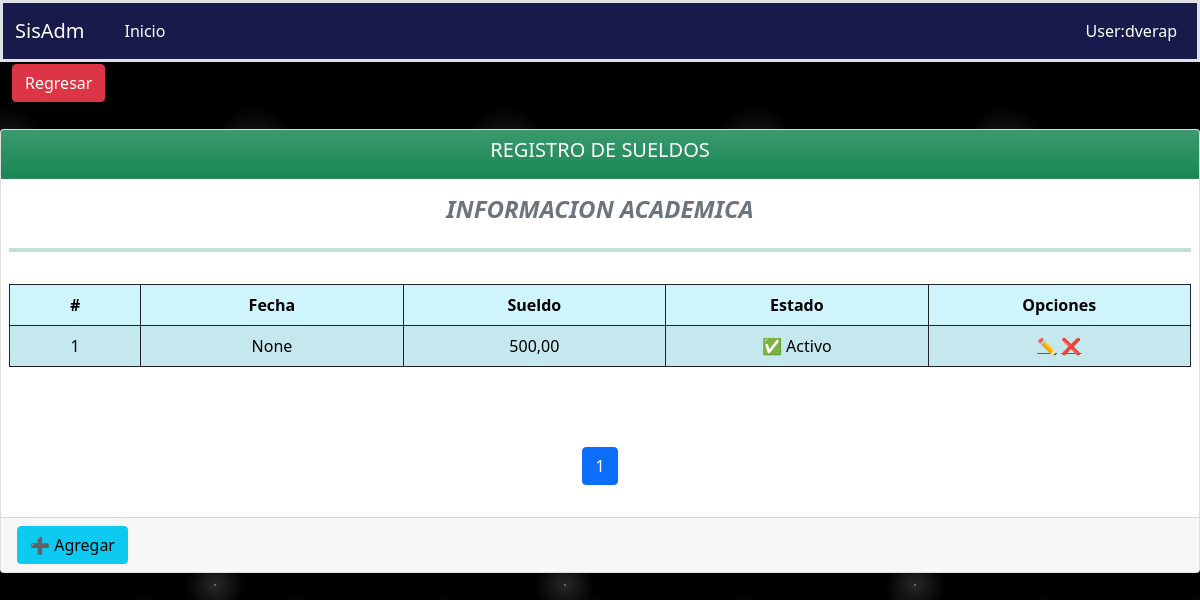
Page /fichaPersonal/registroSueldo/1/ on the committed database.
### aplicaciones/ficha_personal/models.py (models this page shows, shortened)
class Sueldo(models.Model):
    empleado = models.ForeignKey(Empleado, on_delete=models.PROTECT, blank=True, null=True)
    fecha = models.DateField(blank=True, null=True, auto_now=False)
    sueldo = models.DecimalField(default=0.00, max_digits=9, decimal_places=2, verbose_name='Sueldo')
    estado = models.BooleanField(default=True)
    class Meta:
        verbose_name = "Sueldo"
        verbose_name_plural = "Sueldos"
        ordering = ('id',)

### aplicaciones/ficha_personal/views/Sueldo/views.py (the view)
# urls.py: path('registroSueldo/<int:pk>/', RegistroSueldoListView.as_view(), name='registroSueldo'),
class RegistroSueldoListView(ListView):
    template_name = "Sueldo/registroSueldo.html"
    model = Sueldo
    context_object_name = 'sueldos'
    paginate_by = 3
    def get_queryset(self):
        return self.model.objects.filter(empleado__id=self.kwargs['pk'])
    def get_context_data(self, **kwargs):
        context = super().get_context_data(**kwargs)
        context['url_anterior'] = '/fichaPersonal/sueldo'
        context['listar_url']= '/fichaPersonal/registroSueldo'
        context['crear_url'] = '/fichaPersonal/crearSueldo/'
        context['titulo'] = 'REGISTRO DE SUELDOS'
        context['query'] = self.request.GET.get("query") or ""
        return context

### aplicaciones/ficha_personal/templates/Sueldo/registroSueldo.html
{% extends 'boton_agr_reg.html' %}
{% load static %}
{% block controls %}
    <h4 class="fw-bold fst-italic text-secondary text-center">INFORMACION ACADEMICA</h4>
    <hr class="bg-success border-4 border-top border-success">
    <table class="table table-info table-striped table-bordered border-dark text-center">
    {% block columns %}
        <thead>
        <tr>
            <th scope="col" style="width: 5%;">#</th>
            <th scope="col" style="width: 10%;">Fecha</th>
            <th scope="col" style="width: 10%;">Sueldo</th>
            <th scope="col" style="width: 10%;">Estado</th>
            <th scope="col" style="width: 10%;">Opciones</th>
        </tr>
        </thead>
    {% endblock %}
    {% block rows %}
        {% for sue in sueldos %}
            <tbody>
                <tr class="align-middle table-info table-bordered border-dark text-center">
                    <td>{{ forloop.counter}}</td>
                    <td>{{ sue.fecha }}</td>
                    <td>{{ sue.sueldo }}</td>
                    <td>{% if sue.estado %}
                            ✅ Activo
                        {% else %}
                            🚫 Anulada
                        {% endif %}
                    <td class="acciones">
                        <a href="{% url 'ficha_Personal:actualizarSueldo' sue.id %}">✏️</a>
                        <a href="{% url 'ficha_Personal:deleteSueldo' sue.id %}">❌</a>
                    </td>
                </tr>
            </tbody>
        {% endfor %}
    {% endblock %}
        </table>
{% endblock %}

### static/css/estilos.css (style rules this page uses)
body { background-color:black; background-image: radial-gradient(white, rgba(255,255,255,.2) 2px, transparent 40px), radial-gradient(white, rgba(255,255,255,.15) 1px, transparent 30px), radial-gradient(white, rgba(255,255,255,.1) 2px, transparent 40px), radial-gradient(rgba(255,255,255,.4), rgba(255,255,255,.1) 2px, transparent 30px); background-size: 550px 550px, 350px 350px, 250px 250px, 150px 150px; background-position: 0 0, 40px 60px, 130px 270px, 70px 100px; color: #171a4a; }

### rows in the picture
Sueldo: fecha "None", sueldo "500,00", estado "✅ Activo"

### other values in the picture
{{ titulo }} "REGISTRO DE SUELDOS"
{{ i }} "1"
